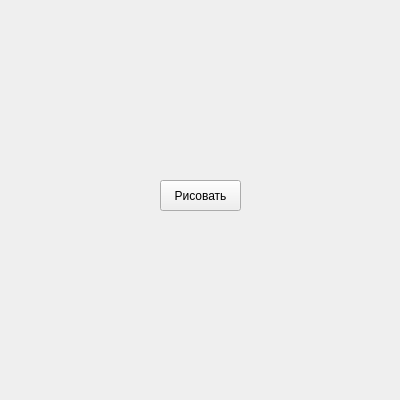
<?xml version="1.0" encoding="UTF-8"?>
<ui version="4.0">
 <class>Form</class>
 <widget class="QWidget" name="Form">
  <property name="geometry">
   <rect>
    <x>0</x>
    <y>0</y>
    <width>400</width>
    <height>400</height>
   </rect>
  </property>
  <property name="windowTitle">
   <string>Form</string>
  </property>
  <widget class="QPushButton" name="paint_button">
   <property name="geometry">
    <rect>
     <x>160</x>
     <y>180</y>
     <width>81</width>
     <height>31</height>
    </rect>
   </property>
   <property name="text">
    <string>Рисовать</string>
   </property>
  </widget>
 </widget>
 <resources/>
 <connections/>
</ui>
